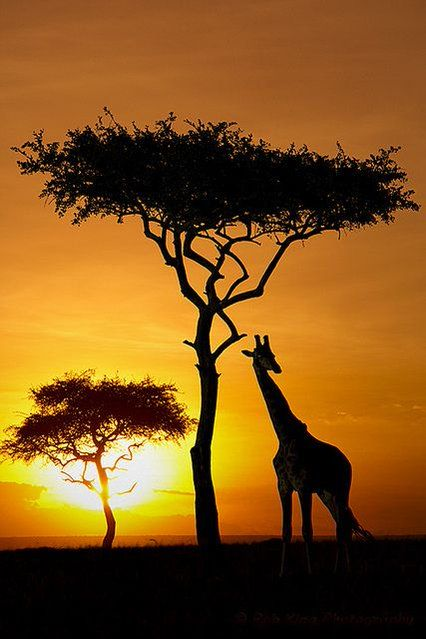
#> input picture Photos/maasai.jpg, 426 x 639 px
$ python transformations.py
#> lines starting #> are read from the running program, lines starting #| are printed output that depends on the picture
# Image Transformations
# transformations include resizing, rotating, translating (shifting), and flipping images

import cv2 as cv
import numpy as np

img = cv.imread("Photos/maasai.jpg")
#> img is the input picture: shape (639, 426, 3); mean B, G, R 27.5, 84.3, 130.9
ruth = cv.imread('Photos/RuthImage1.jpg')
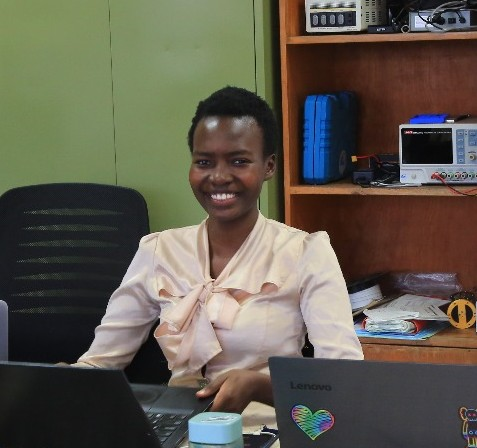
#> input picture Photos/RuthImage1.jpg, 477 x 448 px
#> ruth is the input picture: shape (448, 477, 3); mean B, G, R 78.6, 90.9, 95.7
cv.imshow("Ruth", ruth)
cv.imshow("Original", img)

# 1. Translation - shifting the image along the x and y axis (up, down, left, right)


def translate(img, x, y):  # x is right, y is down. x and y stand for the number of pixels you want to shift
#> called with x = 100, y = 100
    transMat = np.float32([[1, 0, x], [0, 1, y]])  # Transformation matrix
    dimensions = (img.shape[1], img.shape[0])  # width, height
#> dimensions = (426, 639)
    return cv.warpAffine(img, transMat, dimensions)


# -x = left and +x = right
# -y = up and +y = down
# Shift the image 100 pixels right and 100 pixels down
translated = translate(img, 100, 100)
cv.imshow("Translated", translated)

# 2. Rotation - rotating the image around a certain point by a certain angle


def rotate(image, angle, rotPoint=None):
#> called with angle = -45
    (height, width) = img.shape[:2]
#> height = 639; width = 426

    if rotPoint is None:
        rotPoint = (width//2, height//2)
#> rotPoint = (213, 319)

    rotMat = cv.getRotationMatrix2D(rotPoint, angle, 1.0)  # 1.0 is the scale
    dimensions = (width, height)
#> dimensions = (426, 639)
    return cv.warpAffine(image, rotMat, dimensions)
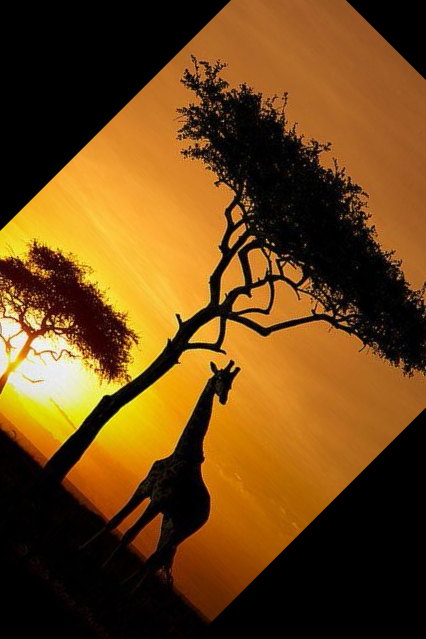
#> returned value: shape (639, 426, 3); mean of channels 0, 1, 2 22.1, 69.5, 107.4; drawn as B, G, R


rotated = rotate(img, -45)  # Rotate 45 degrees clockwise
cv.imshow("Rotated", rotated)

rotated_rotated = rotate(rotated, -45)  # Rotate another 45 degrees clockwise
#> call 2 of rotate, with angle = -45
#> in rotate (call 2), `return cv.warpAffine(image, rotMat, dimensions)`:
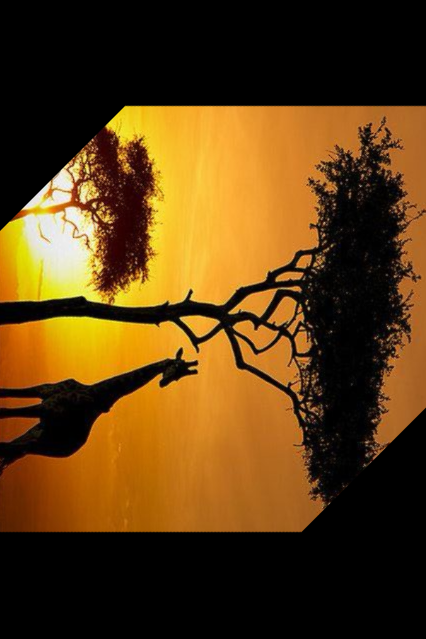
#> returned value: shape (639, 426, 3); mean of channels 0, 1, 2 18.7, 60.9, 92.2; drawn as B, G, R
cv.imshow("Rotated Twice", rotated_rotated)

# Rotate 45 degrees counter clockwise around the top left corner (0,0)
rotated_rotated_rotated = rotate(img, 45, (0, 0))
#> call 3 of rotate, with angle = 45, rotPoint = (0, 0)
#> in rotate (call 3), `return cv.warpAffine(image, rotMat, dimensions)`:
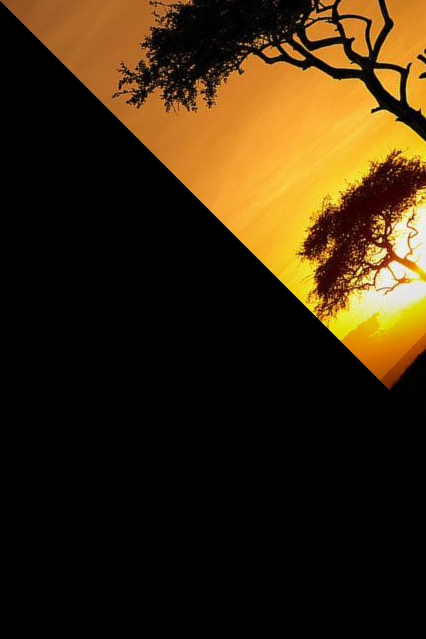
#> returned value: shape (639, 426, 3); mean of channels 0, 1, 2 13.8, 39, 56.3; drawn as B, G, R
cv.imshow("Rotated around top left corner", rotated_rotated_rotated)

# 3. Resizing
resized = cv.resize(img, (600, 600), interpolation=cv.INTER_CUBIC)
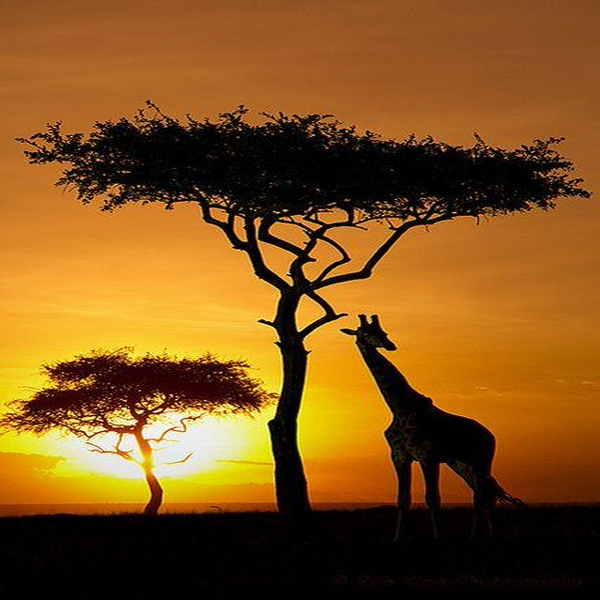
#> resized: shape (600, 600, 3); mean B, G, R 27.7, 84.3, 130.8
cv.imshow("Resized", resized)

# 4. Flipping - 0 means flipping around the x axis, 1 means flipping around y axis, -1 means flipping around both axes
flipped = cv.flip(ruth, 1)
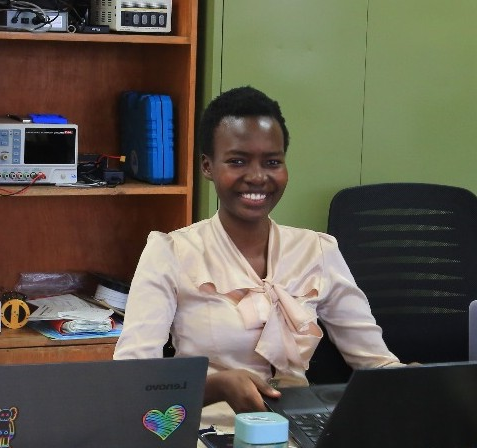
#> flipped: shape (448, 477, 3); mean B, G, R 78.6, 90.9, 95.7
cv.imshow("Flipped", flipped)

# 5. Cropping
cropped = ruth[200:400, 300:400]    # Crops from y1:y2, x1:x2
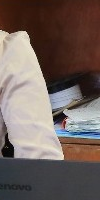
#> cropped: shape (200, 100, 3); mean B, G, R 93.6, 98.5, 112.2
cv.imshow("Cropped", cropped)

cv.waitKey(0)
cv.destroyAllWindows()
